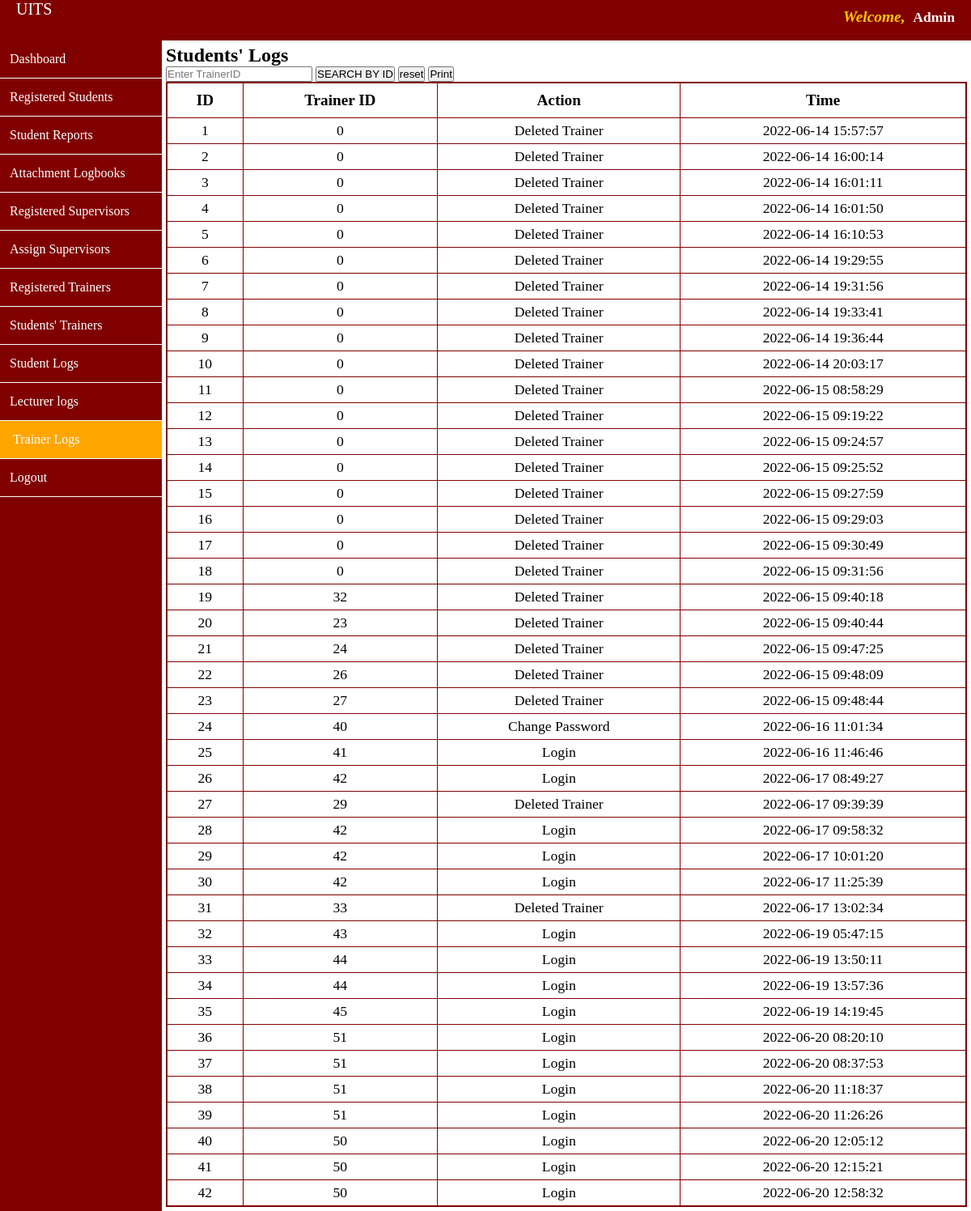
Screenshot of /admin/trainerlogs.php with the database file from the repository.
### tables this page shows
CREATE TABLE IF NOT EXISTS `trainerlogs` (
  `id` int NOT NULL AUTO_INCREMENT,
  `trainer_id` int NOT NULL,
  `action` varchar(255) DEFAULT NULL,
  `time` varchar(255) NOT NULL,
  PRIMARY KEY (`id`)
);

### admin/trainerlogs.php (the view, shortened to what this page needs)
<html>
<head>
    <link rel="stylesheet" href="./templates/admin1.css" />
</head>
<body>
    <div id="top-navigation">
        <div id="logo"> UITS</div>
        <div id="student_name"><span style="color:rgb(255, 198, 0);font-size:1.1em"><em>Welcome,</em>&nbsp; </span><span style="font-family:serif"><?php echo "Admin" ?></span></div>
    </div>
    <div class="admincontent">
        <div class="sidebar">
            <ul id="menu_list">
                <a class="menu_items_link" href="dashboard.php">
                    <li class="menu_items_list">Dashboard</li>
                </a>
                <a class="menu_items_link" href="registeredstudents.php">
                    <li class="menu_items_list">Registered Students</li>
                </a>
                <a class="menu_items_link" href="submitreports.php">
                    <li class="menu_items_list">Student Reports</li>
                </a>
                <a class="menu_items_link" href="attachmentlogbooks.php">
                    <li class="menu_items_list">Attachment Logbooks</li>
                </a>
                <a class="menu_items_link" href="registeredsupervisors.php">
                    <li class="menu_items_list">Registered Supervisors</li>
                </a>
                <a class="menu_items_link" href="assignedlecturers.php">
                    <li class="menu_items_list">Assign Supervisors</li>
                </a>
                <a class="menu_items_link" href="registeredtrainers.php">
                    <li class="menu_items_list">Registered Trainers</li>
                </a>
                <a class="menu_items_link" href="studentstrainers.php">
                    <li class="menu_items_list">Students' Trainers</li>
                </a>
                <a class="menu_items_link" href="studentslogs.php">
                    <li class="menu_items_list">Student Logs</li>
                </a>
                <a class="menu_items_link" href="lecturerlogs.php">
                    <li class="menu_items_list">Lecturer logs</li>
                </a>
                <a class="menu_items_link" href="trainerlogs.php">
                    <li class="menu_items_list" style="background-color:orange;padding-left:16px">Trainer Logs</li>
                </a>
                <a class="menu_items_link" href="dashboard.php?logout">
                    <li class="menu_items_list">Logout</li>
                </a>
            </ul>
        </div>
        <div class="main">
            <h2>Students' Logs</h2>
            <div classs="reports">
                <form action="" method="GET">
                    <div class="options">
                        <input type="text" name="trainer_id" placeholder="Enter TrainerID" value="<?php if (isset($_GET['trainer_id'])) {
                                                                                                        echo $_GET['trainer_id'];
                                                                                                    } ?>" />
                        <input type="submit" name="search" value="SEARCH BY ID" class="bton">
                        <input type="submit" value="reset" name="reset" class="bton">
                        <button onclick="window.print();" class="bton">Print</button>
                    </div>
                </form>
            </div>
            <table border="1" cellpadding="0">
                <thead>
                    <tr>
                        <th>ID</th>
                        <th>Trainer ID</th>
                        <th>Action</th>
                        <th>Time</th>
                    </tr>
                </thead>
                <?php
                if (!isset($_GET['search'])) {
                    $query = "SELECT * FROM trainerlogs";
                    getData($query);
                } elseif (isset($_GET['search'])) {
                    $trainer_id = $_GET['trainer_id'];
                    $sql = "SELECT * FROM trainerlogs WHERE trainer_id='$trainer_id'";
                    getData($sql);
                } elseif (isset($_POST['reset'])) {
                    $query = "SELECT * FROM trainerlogs";
                    getData($query);
                } else {
                }
                ?>
                    <?php
                    function getData($sql)
                    {
                        $conn = mysqli_connect('localhost', 'root', '', 'dbsupervise');
                        $data = mysqli_query($conn, $sql);
                        if (mysqli_num_rows($data) > 0) {
                            while ($row = mysqli_fetch_array($data)) {
                                $id = $row['id'];
                                $trainer_id = $row['trainer_id'];
                                $action = $row['action'];
                                $time = $row['time'];
                                echo "<tr>";
                                echo "<td>{$id}</td>";
                                echo "<td>{$trainer_id}</td>";
                                echo "<td>{$action}</td>";
                                echo "<td>{$time}</td>";
                                echo "</tr>";
                            }
                        } else { ?>
                            <tr>
                                <td>No data found!</td>
                            </tr>
                    <?php
                        }
                    }
                    ?>
            </table>
        </div>
    </div>
</body>
</html>

### admin/templates/admin1.css (style rules this page uses)
* { margin: 0; padding: 0; text-decoration: none; }
body { box-sizing: border-box; }
#top-navigation { height:50px; background-color: #800000; position: fixed; width: 100%; }
#top-navigation #logo { color: #fff; float:left; width:150px; height:50px; position:relative; left:20px; font-size: 20px; }
#top-navigation #student_name { color: whitesmoke; float: right; margin-right: 20px; font-size: 1.1em; font-weight: bold; margin-top: 10px; font-family: serif; }
.sidebar { position:fixed; background:#800000; width:200px; height:100%; top:50px; left:0; z-index:1; }
.sidebar #menu_list a { text-decoration: none; color: white; font-size: 1em; }
.sidebar #menu_list li { text-decoration-style: none; padding: 14px 10px 14px 12px; border-bottom: 1px solid white; font-weight: lighter; }
.main { margin-left: 200px; padding: 5px; }
.main h2 { margin-top: 50px; }
table { width:100%; border-collapse: collapse; border: 2px solid #800000; }
table th { padding: 10px; font-weight: bold; font-size:1.2em; }
table td { font-size:1.1em; padding:5px; text-align: center; }

### rows the page displays
trainerlogs: id "1", trainer "0", action "Deleted Trainer", time "2022-06-14 15:57:57"
trainerlogs: id "2", trainer "0", action "Deleted Trainer", time "2022-06-14 16:00:14"
trainerlogs: id "3", trainer "0", action "Deleted Trainer", time "2022-06-14 16:01:11"
trainerlogs: id "4", trainer "0", action "Deleted Trainer", time "2022-06-14 16:01:50"
trainerlogs: id "5", trainer "0", action "Deleted Trainer", time "2022-06-14 16:10:53"
trainerlogs: id "6", trainer "0", action "Deleted Trainer", time "2022-06-14 19:29:55"
trainerlogs: id "7", trainer "0", action "Deleted Trainer", time "2022-06-14 19:31:56"
trainerlogs: id "8", trainer "0", action "Deleted Trainer", time "2022-06-14 19:33:41"
trainerlogs: id "9", trainer "0", action "Deleted Trainer", time "2022-06-14 19:36:44"
trainerlogs: id "10", trainer "0", action "Deleted Trainer", time "2022-06-14 20:03:17"
trainerlogs: id "11", trainer "0", action "Deleted Trainer", time "2022-06-15 08:58:29"
trainerlogs: id "12", trainer "0", action "Deleted Trainer", time "2022-06-15 09:19:22"
trainerlogs: id "13", trainer "0", action "Deleted Trainer", time "2022-06-15 09:24:57"
trainerlogs: id "14", trainer "0", action "Deleted Trainer", time "2022-06-15 09:25:52"
trainerlogs: id "15", trainer "0", action "Deleted Trainer", time "2022-06-15 09:27:59"
trainerlogs: id "16", trainer "0", action "Deleted Trainer", time "2022-06-15 09:29:03"
trainerlogs: id "17", trainer "0", action "Deleted Trainer", time "2022-06-15 09:30:49"
trainerlogs: id "18", trainer "0", action "Deleted Trainer", time "2022-06-15 09:31:56"
trainerlogs: id "19", trainer "32", action "Deleted Trainer", time "2022-06-15 09:40:18"
trainerlogs: id "20", trainer "23", action "Deleted Trainer", time "2022-06-15 09:40:44"
trainerlogs: id "21", trainer "24", action "Deleted Trainer", time "2022-06-15 09:47:25"
trainerlogs: id "22", trainer "26", action "Deleted Trainer", time "2022-06-15 09:48:09"
trainerlogs: id "23", trainer "27", action "Deleted Trainer", time "2022-06-15 09:48:44"
trainerlogs: id "24", trainer "40", action "Change Password", time "2022-06-16 11:01:34"
trainerlogs: id "25", trainer "41", action "Login", time "2022-06-16 11:46:46"
trainerlogs: id "26", trainer "42", action "Login", time "2022-06-17 08:49:27"
trainerlogs: id "27", trainer "29", action "Deleted Trainer", time "2022-06-17 09:39:39"
trainerlogs: id "28", trainer "42", action "Login", time "2022-06-17 09:58:32"
trainerlogs: id "29", trainer "42", action "Login", time "2022-06-17 10:01:20"
trainerlogs: id "30", trainer "42", action "Login", time "2022-06-17 11:25:39"
trainerlogs: id "31", trainer "33", action "Deleted Trainer", time "2022-06-17 13:02:34"
trainerlogs: id "32", trainer "43", action "Login", time "2022-06-19 05:47:15"
trainerlogs: id "33", trainer "44", action "Login", time "2022-06-19 13:50:11"
trainerlogs: id "34", trainer "44", action "Login", time "2022-06-19 13:57:36"
trainerlogs: id "35", trainer "45", action "Login", time "2022-06-19 14:19:45"
trainerlogs: id "36", trainer "51", action "Login", time "2022-06-20 08:20:10"
trainerlogs: id "37", trainer "51", action "Login", time "2022-06-20 08:37:53"
trainerlogs: id "38", trainer "51", action "Login", time "2022-06-20 11:18:37"
trainerlogs: id "39", trainer "51", action "Login", time "2022-06-20 11:26:26"
trainerlogs: id "40", trainer "50", action "Login", time "2022-06-20 12:05:12"
trainerlogs: id "41", trainer "50", action "Login", time "2022-06-20 12:15:21"
trainerlogs: id "42", trainer "50", action "Login", time "2022-06-20 12:58:32"
